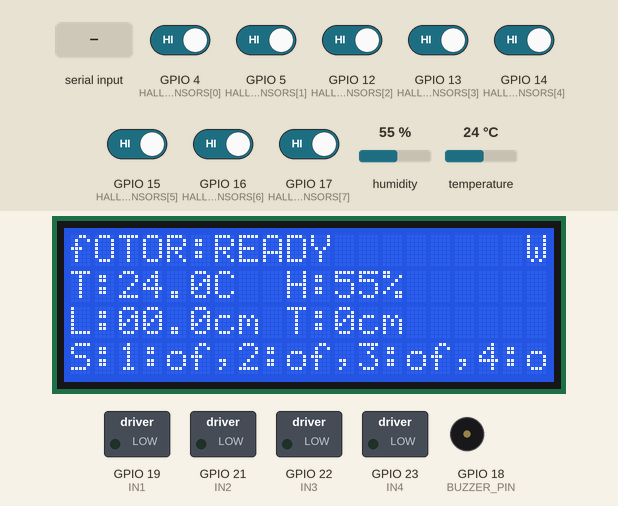
A sketch run on a simulated ESP32. Shown: 20×4 character LCD, switched loads named in the sketch (green lamp = pin HIGH), buzzer (waves = sounding, pin HIGH). The inputs (shaded band) are chosen by the test bench; at power-on: GPIO 4 (HALL_SENSORS[0]), GPIO 5 (HALL_SENSORS[1]), GPIO 12 (HALL_SENSORS[2]), GPIO 13 (HALL_SENSORS[3]), GPIO 14 (HALL_SENSORS[4]), GPIO 15 (HALL_SENSORS[5]), GPIO 16 (HALL_SENSORS[6]), GPIO 17 (HALL_SENSORS[7]) HIGH, humidity 55 %, temperature 24 °C. WiFi joins after 1.5 s; servers stay silent unless stated; uploads are accepted with an empty reply; what the sketch prints to the serial monitor is not drawn.

Above: at 9.2 s.
9.3 s: "run 45\n" received over Serial
At 9.89 s:
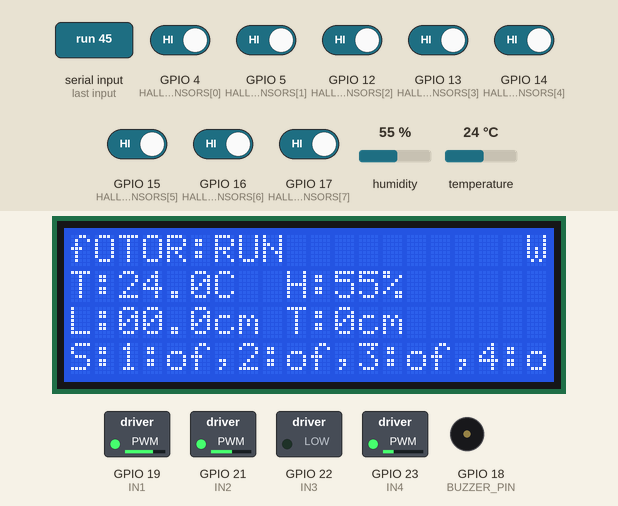
11.5 s: GPIO 4 (HALL_SENSORS[0]) driven LOW
At 13.34 s:
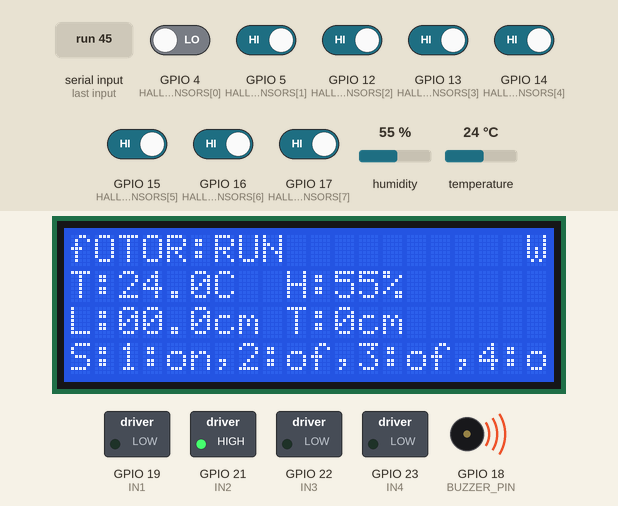
13.6 s: "test\n" received over Serial
At 15.3 s:
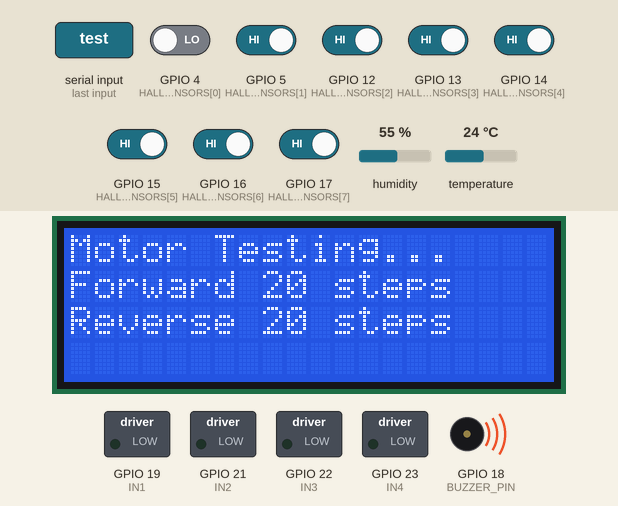
17.0 s: GPIO 5 (HALL_SENSORS[1]) driven LOW
At 18.4 s:
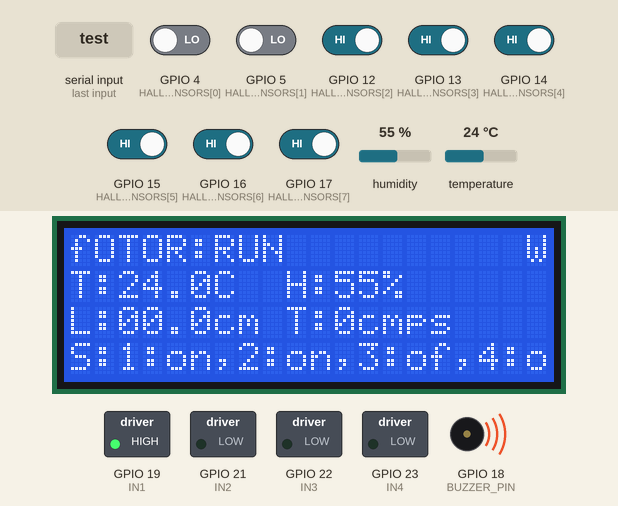
19.4 s: GPIO 12 (HALL_SENSORS[2]) driven LOW
At 19.79 s:
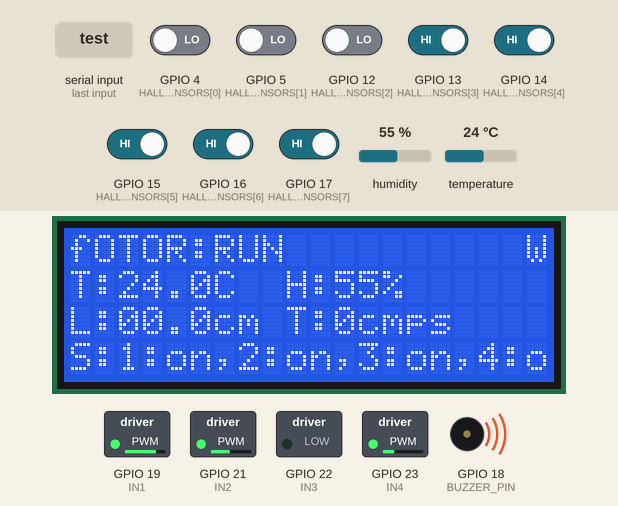
21.5 s: GPIO 13 (HALL_SENSORS[3]) driven LOW
At 24.2 s:
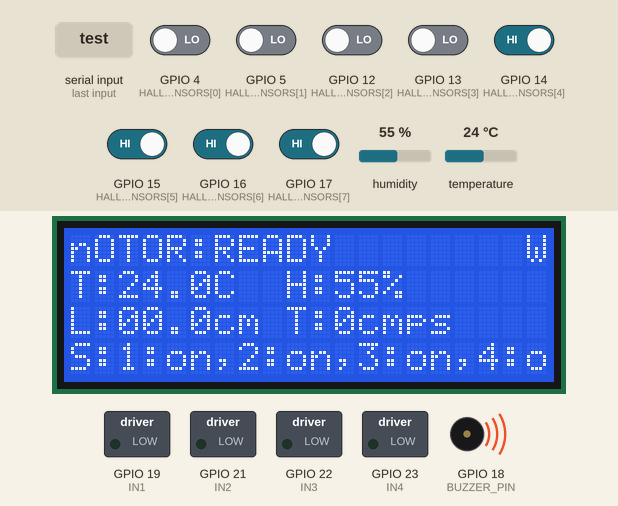
Timing chart, 0 to 25.2 s (numbered marks = the images above; inputs shaded):
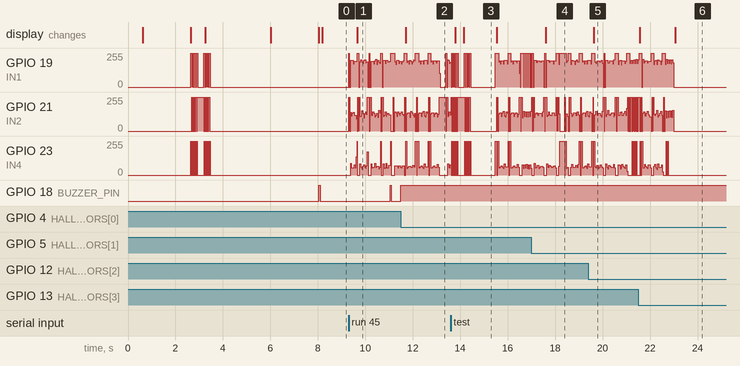

The sketch:

esp32_loom_controller.ino
```cpp
#include <WiFi.h>
#include <WebServer.h>
#include <HTTPClient.h>
#include <ArduinoJson.h>
#include <DHT.h>
#include <Wire.h>
#include <LiquidCrystal_I2C.h>

// ================= WIFI =================
const char* SSID = "rupesh009";
const char* PASSWORD = "rupesh009";
WebServer server(8080);

// ================= LCD 20x4 I2C =================
// I2C address 0x27 or 0x3F (common for 20x4 LCD)
LiquidCrystal_I2C lcd(0x27, 20, 4);

// ================= PINS =================
// Hall Sensors (8 sensors for thread break detection)
const int HALL_SENSORS[8] = {4, 5, 12, 13, 14, 15, 16, 17};

// DHT11 Sensor
#define DHTPIN 2
#define DHTTYPE DHT11
DHT dht(DHTPIN, DHTTYPE);

// Buzzer (for alerts)
#define BUZZER_PIN 18

// Stepper Motor Pins (for loom movement control)
#define IN1 19  // Coil A+
#define IN2 21  // Coil A-
#define IN3 22  // Coil B+
#define IN4 23  // Coil B-

// ================= STATE =================
struct SystemState {
  bool hallSensors[8];
  float loomLength = 0;
  float temperature = 25;
  float humidity = 0;
  float totalLoomProduced = 0;
  int alertCount = 0;
  bool servoMotorActive = false;
};

SystemState systemState;

// ================= STEPPER =================
// 4-step full-step sequence for 28BYJ-48 stepper motor
int stepSequence[4][4] = {
  {1, 0, 0, 1},  // Step 1
  {1, 0, 0, 0},  // Step 2
  {1, 1, 0, 0},  // Step 3
  {0, 1, 0, 0}   // Step 4
};

int stepIndex = 0;
unsigned long lastStepTime = 0;
int stepsRemaining = 0;
bool motorRunning = false;

#define STEPS_PER_CM 50  // Calibration value (adjust based on your motor)
const int stepDelay = 3;  // Milliseconds between steps

// ================= TIMERS =================
unsigned long lastTempRead = 0;
unsigned long lastBuzz = 0;
unsigned long lastBackend = 0;
unsigned long lastLCDUpdate = 0;

// ================= FUNCTION DECLARATIONS =================
void testMotor();
void handleSerialCommand();
void readSensors();
void runStepper();
void handleBuzzer();
void updateLCD();
void sendDataToBackend();
void moveStepperByLength(float cm);
void setupRoutes();

// ================= SETUP =================
void setup() {
  Serial.begin(115200);
  delay(500);

  Serial.println("\n\n===== ESP32 LOOM MONITORING SYSTEM =====");
  Serial.println("Initializing hardware...\n");
  Serial.println("PIN CONFIGURATION:");
  Serial.println("Hall Sensors: 4,5,12,13,14,15,16,17");
  Serial.println("DHT11: GPIO2");
  Serial.println("Buzzer: GPIO18");
  Serial.println("Stepper: IN1=19, IN2=21, IN3=22, IN4=23");
  Serial.println("LCD 20x4 I2C: SDA=21, SCL=22");
  Serial.println("========================================\n");

  // Initialize Hall Sensors (INPUT_PULLUP for active LOW)
  for(int i = 0; i < 8; i++) {
    pinMode(HALL_SENSORS[i], INPUT_PULLUP);
  }

  // Initialize Buzzer
  pinMode(BUZZER_PIN, OUTPUT);
  digitalWrite(BUZZER_PIN, LOW);

  // Initialize Stepper Motor Pins
  pinMode(IN1, OUTPUT);
  pinMode(IN2, OUTPUT);
  pinMode(IN3, OUTPUT);
  pinMode(IN4, OUTPUT);

  // Ensure motor is off at startup
  digitalWrite(IN1, LOW);
  digitalWrite(IN2, LOW);
  digitalWrite(IN3, LOW);
  digitalWrite(IN4, LOW);

  // Initialize DHT Sensor
  dht.begin();

  // Initialize I2C LCD
  Wire.begin(21, 22);  // SDA=21, SCL=22 (ESP32 default I2C pins)
  lcd.init();
  lcd.backlight();
  lcd.clear();

  // Display startup message
  lcd.setCursor(2, 0);
  lcd.print("LOOM SYSTEM");
  lcd.setCursor(1, 1);
  lcd.print("Initializing...");
  lcd.setCursor(4, 2);
  lcd.print("Please wait");
  delay(2000);

  // Test stepper motor - brief test sequence
  Serial.println("Testing Stepper Motor...");
  testMotor();

  // Connect to WiFi
  Serial.print("Connecting to WiFi: ");
  Serial.println(SSID);
  WiFi.begin(SSID, PASSWORD);
  int wifiAttempts = 0;
  while(WiFi.status() != WL_CONNECTED && wifiAttempts < 20) {
    delay(500);
    Serial.print(".");
    wifiAttempts++;
  }

  if(WiFi.status() == WL_CONNECTED) {
    Serial.println("\n✓ WiFi Connected");
    Serial.print("IP Address: ");
    Serial.println(WiFi.localIP());

    // Display WiFi connected on LCD
    lcd.clear();
    lcd.setCursor(0, 0);
    lcd.print("WiFi: OK");
    lcd.setCursor(0, 1);
    lcd.print("IP:");
    lcd.print(WiFi.localIP());
    lcd.setCursor(0, 2);
    lcd.print("Ready!");
    delay(2000);
  } else {
    Serial.println("\n✗ WiFi Connection Failed");
    lcd.clear();
    lcd.setCursor(0, 0);
    lcd.print("WiFi: FAILED");
    lcd.setCursor(0, 1);
    lcd.print("Offline Mode");
    delay(2000);
  }

  Serial.println("\n===== Serial Commands =====");
  Serial.println("Type 'help' for available commands");
  Serial.println("test   - Test motor");
  Serial.println("status - Show system info");
  Serial.println("run N  - Run motor for N cm (e.g., run 5)");
  Serial.println("stop   - Stop motor");
  Serial.println("=============================\n");

  setupRoutes();
  server.begin();
  Serial.println("HTTP Server started on port 8080");

  // Clear LCD for main display
  lcd.clear();
}

// ================= LOOP =================
void loop() {
  server.handleClient();

  // Check for serial commands for debugging
  if(Serial.available()) {
    handleSerialCommand();
  }

  readSensors();
  runStepper();
  handleBuzzer();
  updateLCD();
  sendDataToBackend();
}

// ================= SENSOR =================
void readSensors() {
  // Read Hall sensors (LOW = active/break detected)
  for(int i = 0; i < 8; i++) {
    systemState.hallSensors[i] = (digitalRead(HALL_SENSORS[i]) == LOW);
  }

  // Read DHT11 temperature and humidity
  if(millis() - lastTempRead > 2000) {
    float t = dht.readTemperature();
    float h = dht.readHumidity();

    if(!isnan(t)) {
      systemState.temperature = t;
      systemState.humidity = h;

      if(t > 40) {
        systemState.alertCount++;
        Serial.print("⚠ High Temperature Alert: ");
        Serial.print(t);
        Serial.println("°C");
      }
    }

    lastTempRead = millis();
  }
}

// ================= STEPPER =================
void moveStepperByLength(float cm) {
  if(cm <= 0) {
    Serial.println("ERROR: Invalid length");
    return;
  }

  stepsRemaining = (int)(cm * STEPS_PER_CM);
  motorRunning = true;
  stepIndex = 0;
  lastStepTime = millis();

  Serial.print("Motor Command: ");
  Serial.print(cm);
  Serial.print(" cm = ");
  Serial.print(stepsRemaining);
  Serial.println(" steps");
}

void runStepper() {
  if(!motorRunning) return;

  if(millis() - lastStepTime > stepDelay) {
    lastStepTime = millis();

    // Set coil pattern for this step
    digitalWrite(IN1, stepSequence[stepIndex][0]);
    digitalWrite(IN2, stepSequence[stepIndex][1]);
    digitalWrite(IN3, stepSequence[stepIndex][2]);
    digitalWrite(IN4, stepSequence[stepIndex][3]);

    stepIndex++;
    if(stepIndex >= 4) stepIndex = 0;

    stepsRemaining--;

    if(stepsRemaining <= 0) {
      motorRunning = false;
      stepIndex = 0;

      // De-energize coils
      digitalWrite(IN1, LOW);
      digitalWrite(IN2, LOW);
      digitalWrite(IN3, LOW);
      digitalWrite(IN4, LOW);

      Serial.println("Motor: Stopped - Target length reached");
    }
  }
}

// ================= BUZZER =================
void handleBuzzer() {
  int activeSensors = 0;
  for(int i = 0; i < 8; i++) {
    if(systemState.hallSensors[i]) activeSensors++;
  }

  // Emergency: Any sensor active (thread break detected)
  if(activeSensors > 0) {
    digitalWrite(BUZZER_PIN, HIGH);  // Continuous beep
    return;
  }

  // High temperature alert - intermittent beep
  if(systemState.temperature > 40) {
    if(millis() - lastBuzz > 200) {
      lastBuzz = millis();
      digitalWrite(BUZZER_PIN, !digitalRead(BUZZER_PIN));
    }
  }
  // Normal operation - short beep every 3 seconds
  else {
    if(millis() - lastBuzz > 3000) {
      lastBuzz = millis();
      digitalWrite(BUZZER_PIN, HIGH);
      delay(50);
      digitalWrite(BUZZER_PIN, LOW);
    }
  }
}

// ================= LCD 20x4 DISPLAY =================
void updateLCD() {
  if(millis() - lastLCDUpdate < 500) return;
  lastLCDUpdate = millis();

  // Row 0: Motor Status + WiFi Indicator
  lcd.setCursor(0, 0);
  if(motorRunning) {
    lcd.print("MOTOR:RUN        ");
  } else {
    lcd.print("MOTOR:READY      ");
  }

  // WiFi indicator in top right corner (position 19)
  lcd.setCursor(19, 0);
  if(WiFi.status() == WL_CONNECTED) {
    lcd.print("W");
  } else {
    lcd.print("N");
  }

  // Row 1: Temperature and Humidity
  lcd.setCursor(0, 1);
  lcd.print("T:");
  if(systemState.temperature < 10) lcd.print("0");
  lcd.print(systemState.temperature, 1);
  lcd.print("C  H:");
  if(systemState.humidity < 10) lcd.print("0");
  lcd.print(systemState.humidity, 0);
  lcd.print("%     ");

  // Row 2: Loom Length and Total Produced
  lcd.setCursor(0, 2);
  lcd.print("L:");
  if(systemState.loomLength < 10) lcd.print("0");
  lcd.print(systemState.loomLength, 1);
  lcd.print("cm T:");
  lcd.print(systemState.totalLoomProduced, 0);
  lcd.print("cm");

  // Row 3: Sensor Status (S1:on, S2:off, etc)
  lcd.setCursor(0, 3);
  lcd.print("S:");
  int charCount = 2;
  for(int i = 0; i < 8; i++) {
    if(i > 0) {
      lcd.print(",");
      charCount++;
    }

    // Sensor number
    lcd.print(i + 1);
    lcd.print(":");
    charCount += 2;

    // Sensor status
    if(systemState.hallSensors[i]) {
      lcd.print("on");
      charCount += 2;
    } else {
      lcd.print("of");
      charCount += 2;
    }

    // Stop if we're running out of space (20 chars max)
    if(charCount >= 19) break;
  }

  // Clear rest of line
  for(int i = charCount; i < 20; i++) {
    lcd.print(" ");
  }
}

// ================= MOTOR TEST =================
void testMotor() {
  Serial.println("Motor Test: Starting test sequence");

  // Update LCD
  lcd.clear();
  lcd.setCursor(0, 0);
  lcd.print("Motor Testing...");
  lcd.setCursor(0, 1);
  lcd.print("Forward 20 steps");

  // Test forward direction
  Serial.print("Forward: ");
  for(int step = 0; step < 20; step++) {
    int idx = step % 4;
    digitalWrite(IN1, stepSequence[idx][0]);
    digitalWrite(IN2, stepSequence[idx][1]);
    digitalWrite(IN3, stepSequence[idx][2]);
    digitalWrite(IN4, stepSequence[idx][3]);
    delay(15);
    if(step % 5 == 0) Serial.print(".");
  }

  delay(200);

  lcd.setCursor(0, 2);
  lcd.print("Reverse 20 steps");

  // Test reverse direction
  Serial.print("\nReverse: ");
  for(int step = 20; step > 0; step--) {
    int idx = (step - 1) % 4;
    digitalWrite(IN1, stepSequence[idx][0]);
    digitalWrite(IN2, stepSequence[idx][1]);
    digitalWrite(IN3, stepSequence[idx][2]);
    digitalWrite(IN4, stepSequence[idx][3]);
    delay(15);
    if(step % 5 == 0) Serial.print(".");
  }

  // Stop motor
  digitalWrite(IN1, LOW);
  digitalWrite(IN2, LOW);
  digitalWrite(IN3, LOW);
  digitalWrite(IN4, LOW);

  Serial.println("\nMotor Test: Complete ✓");
  delay(1000);
}

// ================= SERIAL COMMAND HANDLER =================
void handleSerialCommand() {
  String command = Serial.readStringUntil('\n');
  command.trim();
  command.toLowerCase();

  if(command == "test") {
    Serial.println("Running motor test...");
    testMotor();
  }
  else if(command == "status") {
    Serial.println("\n========== SYSTEM STATUS ==========");
    Serial.print("Temperature: ");
    Serial.print(systemState.temperature);
    Serial.println(" °C");
    Serial.print("Humidity: ");
    Serial.print(systemState.humidity);
    Serial.println(" %");
    Serial.print("Motor Running: ");
    Serial.println(motorRunning ? "YES" : "NO");
    Serial.print("Loom Length: ");
    Serial.print(systemState.loomLength);
    Serial.println(" cm");
    Serial.print("Total Produced: ");
    Serial.print(systemState.totalLoomProduced);
    Serial.println(" cm");
    Serial.print("WiFi Signal: ");
    Serial.print(WiFi.RSSI());
    Serial.println(" dBm");
    Serial.print("Sensor Status: ");
    for(int i = 0; i < 8; i++) {
      Serial.print(systemState.hallSensors[i] ? "B" : ".");
      if(i < 7) Serial.print(",");
    }
    Serial.println();
    Serial.println("===================================");
  }
  else if(command.startsWith("run")) {
    int spaceIndex = command.indexOf(' ');
    if(spaceIndex > 0) {
      float length = command.substring(spaceIndex + 1).toFloat();
      if(length > 0) {
        Serial.print("Starting motor: ");
        Serial.print(length);
        Serial.println(" cm");
        moveStepperByLength(length);
      } else {
        Serial.println("Error: Invalid length");
      }
    } else {
      Serial.println("Usage: run <length_cm>");
    }
  }
  else if(command == "stop") {
    motorRunning = false;
    stepsRemaining = 0;
    digitalWrite(IN1, LOW);
    digitalWrite(IN2, LOW);
    digitalWrite(IN3, LOW);
    digitalWrite(IN4, LOW);
    Serial.println("Motor stopped");
  }
  else if(command == "reset") {
    systemState.loomLength = 0;
    systemState.totalLoomProduced = 0;
    systemState.alertCount = 0;
    Serial.println("System counters reset");
  }
  else if(command == "help") {
    Serial.println("\n========== COMMANDS ==========");
    Serial.println("test         - Run motor test sequence");
    Serial.println("status       - Show system status");
    Serial.println("run N        - Run motor for N cm (e.g., run 5)");
    Serial.println("stop         - Stop motor");
    Serial.println("reset        - Reset counters");
    Serial.println("help         - Show this help menu");
    Serial.println("===============================");
  }
  else if(command.length() > 0) {
    Serial.print("Unknown command: ");
    Serial.println(command);
    Serial.println("Type 'help' for available commands");
  }
}

// ================= BACKEND =================
void sendDataToBackend() {
  if(WiFi.status() != WL_CONNECTED) return;

  if(millis() - lastBackend < 5000) return;
  lastBackend = millis();

  // Update servo motor status based on stepper running
  systemState.servoMotorActive = motorRunning;

  // Create JSON document with all sensor data
  StaticJsonDocument<512> doc;

  // Temperature and humidity data
  doc["temp"] = systemState.temperature;
  doc["humidity"] = systemState.humidity;

  // Motor status
  doc["servoMotor"]["active"] = systemState.servoMotorActive;
  doc["servoMotor"]["running"] = motorRunning;
  doc["servoMotor"]["stepsRemaining"] = stepsRemaining;

  // Sensor pack - 8 sensors with status
  JsonArray sensorPack = doc.createNestedArray("sensorPack");
  for(int i = 0; i < 8; i++) {
    JsonObject sensor = sensorPack.createNestedObject();
    sensor["id"] = i;
    sensor["status"] = systemState.hallSensors[i] ? "break" : "normal";
    sensor["active"] = systemState.hallSensors[i];
  }

  // Additional system info
  doc["loomLength"] = systemState.loomLength;
  doc["totalLoomProduced"] = systemState.totalLoomProduced;
  doc["alertCount"] = systemState.alertCount;
  doc["timestamp"] = millis();
  doc["wifiSignal"] = WiFi.RSSI();

  String json;
  serializeJson(doc, json);

  // Print to Serial Monitor for debugging
  Serial.println("\n========== SENSOR DATA ==========");
  Serial.print("Temp: ");
  Serial.print(systemState.temperature);
  Serial.println("°C");
  Serial.print("Humidity: ");
  Serial.print(systemState.humidity);
  Serial.println("%");
  Serial.print("Motor: ");
  Serial.println(motorRunning ? "RUNNING" : "STOPPED");
  Serial.print("Loom Length: ");
  Serial.print(systemState.loomLength);
  Serial.println("cm");
  Serial.print("Total Produced: ");
  Serial.print(systemState.totalLoomProduced);
  Serial.println("cm");
  Serial.println("Sensor Pack:");
  for(int i = 0; i < 8; i++) {
    Serial.print("  Sensor ");
    Serial.print(i);
    Serial.print(": ");
    Serial.println(systemState.hallSensors[i] ? "BREAK" : "OK");
  }
  Serial.println("==================================\n");

  // Send to backend
  HTTPClient http;
  http.begin("http://10.240.67.14:3000/api/esp32/sensor-data");
  http.addHeader("Content-Type", "application/json");

  int code = http.POST(json);
  Serial.print("Backend Response Code: ");
  Serial.println(code);
  if(code == 200) {
    String response = http.getString();
    Serial.print("Response: ");
    Serial.println(response);
  } else {
    Serial.println("✗ Failed to send data");
  }

  http.end();
}

// ================= API ROUTES =================
void setupRoutes() {
  // Get system status
  server.on("/api/status", HTTP_GET, [](){
    StaticJsonDocument<256> doc;
    doc["temp"] = systemState.temperature;
    doc["hum"] = systemState.humidity;
    doc["loom"] = systemState.loomLength;
    doc["total"] = systemState.totalLoomProduced;
    doc["motorRunning"] = motorRunning;
    doc["wifiSignal"] = WiFi.RSSI();
    doc["uptime"] = millis() / 1000;

    String res;
    serializeJson(doc, res);
    server.send(200, "application/json", res);
  });

  // Release loom length
  server.on("/api/loom/release", HTTP_POST, [](){
    StaticJsonDocument<200> doc;
    deserializeJson(doc, server.arg("plain"));

    float cm = doc["lengthCm"];

    if(cm > 0 && cm <= 1000) {
      moveStepperByLength(cm);
      systemState.loomLength += cm;
      systemState.totalLoomProduced += cm;

      String response = "{\"success\":true,\"status\":\"Motor started\",\"length\":" + String(cm) + "}";
      server.send(200, "application/json", response);
    } else {
      server.send(400, "application/json", "{\"success\":false,\"error\":\"Invalid length (must be 1-1000cm)\"}");
    }
  });

  // Test motor endpoint
  server.on("/api/motor/test", HTTP_POST, [](){
    testMotor();
    server.send(200, "application/json", "{\"success\":true,\"message\":\"Motor test executed\"}");
  });

  // Debug endpoint to check system status
  server.on("/api/debug/status", HTTP_GET, [](){
    StaticJsonDocument<512> doc;
    doc["motorRunning"] = motorRunning;
    doc["stepsRemaining"] = stepsRemaining;
    doc["temp"] = systemState.temperature;
    doc["humidity"] = systemState.humidity;
    doc["wifiSignal"] = WiFi.RSSI();
    doc["uptime"] = millis();

    JsonArray sensors = doc.createNestedArray("hallSensors");
    for(int i = 0; i < 8; i++) {
      sensors.add(systemState.hallSensors[i]);
    }

    String res;
    serializeJson(doc, res);
    server.send(200, "application/json", res);
  });

  // Stop motor endpoint
  server.on("/api/motor/stop", HTTP_POST, [](){
    motorRunning = false;
    stepsRemaining = 0;
    digitalWrite(IN1, LOW);
    digitalWrite(IN2, LOW);
    digitalWrite(IN3, LOW);
    digitalWrite(IN4, LOW);

    server.send(200, "application/json", "{\"success\":true,\"message\":\"Motor stopped\"}");
  });

  // Get sensor array status
  server.on("/api/sensors", HTTP_GET, [](){
    StaticJsonDocument<256> doc;
    JsonArray sensors = doc.createNestedArray("sensors");
    for(int i = 0; i < 8; i++) {
      JsonObject sensor = sensors.createNestedObject();
      sensor["id"] = i + 1;
      sensor["status"] = systemState.hallSensors[i] ? "break" : "normal";
    }
    doc["timestamp"] = millis();

    String res;
    serializeJson(doc, res);
    server.send(200, "application/json", res);
  });

  // Reset system counters
  server.on("/api/reset", HTTP_POST, [](){
    systemState.loomLength = 0;
    systemState.alertCount = 0;
    server.send(200, "application/json", "{\"success\":true,\"message\":\"Counters reset\"}");
  });
}
```

Measured:
- after the input at 9.3 s, the display: changes after 0.37 s (image 1)
- after the input at 11.5 s, GPIO 18 (BUZZER_PIN): LOW → HIGH at once; the display: changes after 0.21 s (image 2)
- after the input at 13.6 s, the display: first changes after 0.20 s (image 3 shows a later state)
- after the input at 17.0 s, the display: changes after 0.60 s (image 4)
- after the input at 19.4 s, the display: changes after 0.22 s (image 5)
- after the input at 21.5 s, the display: first changes after 0.07 s (image 6 shows a later state)
